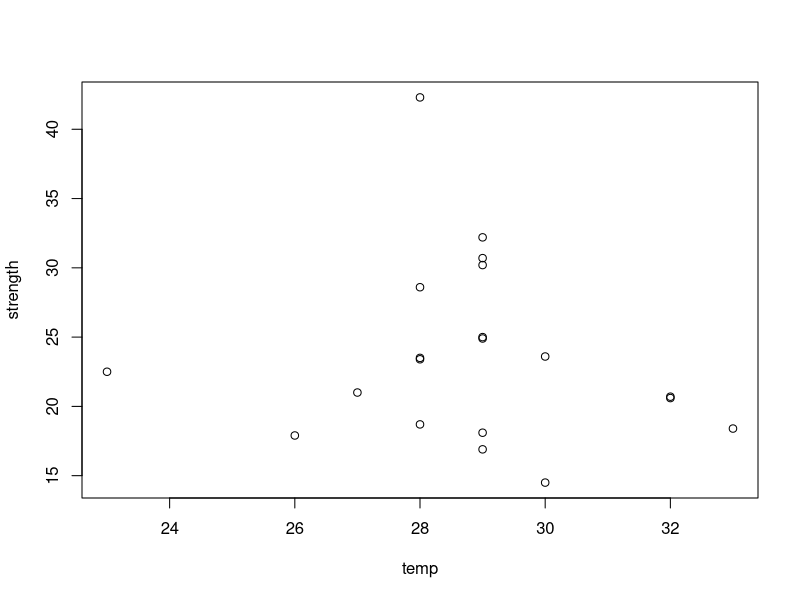
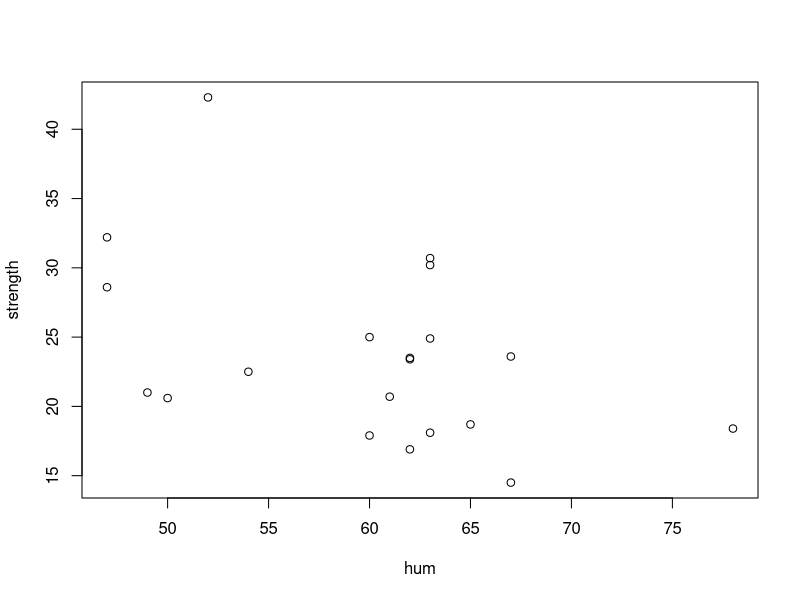
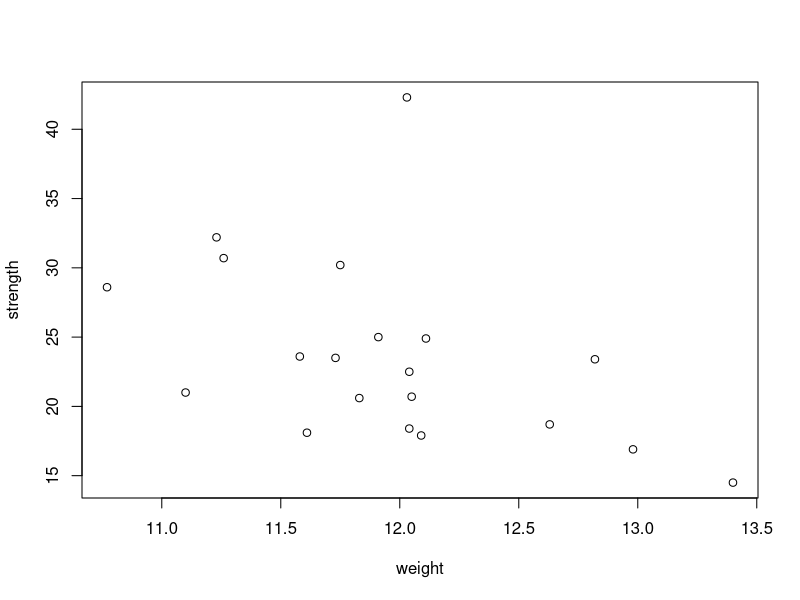
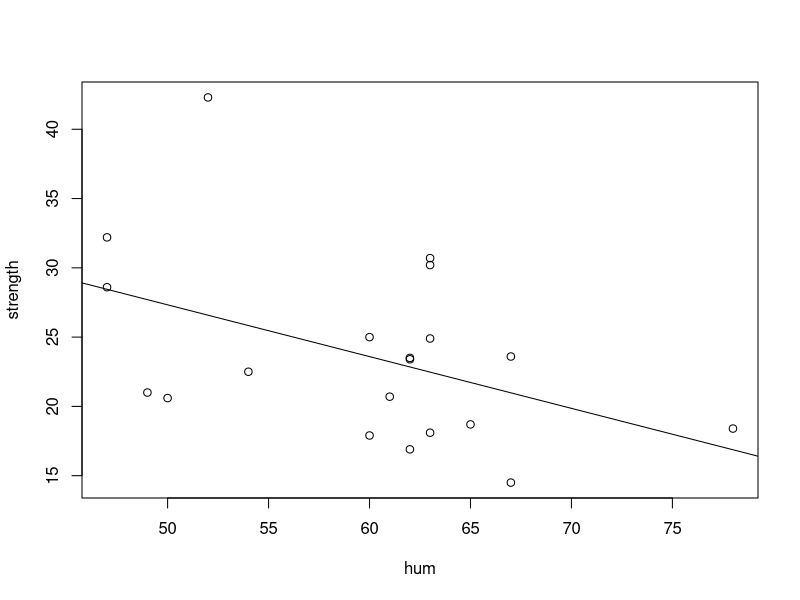
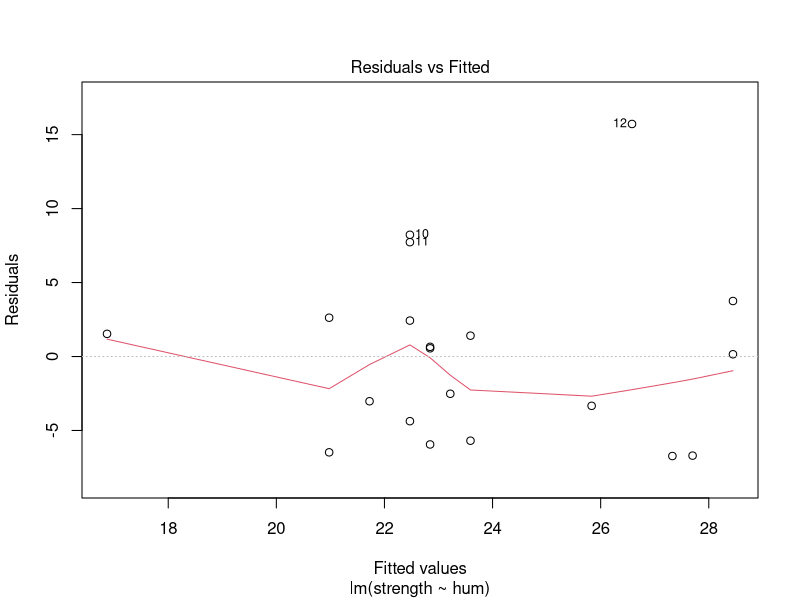
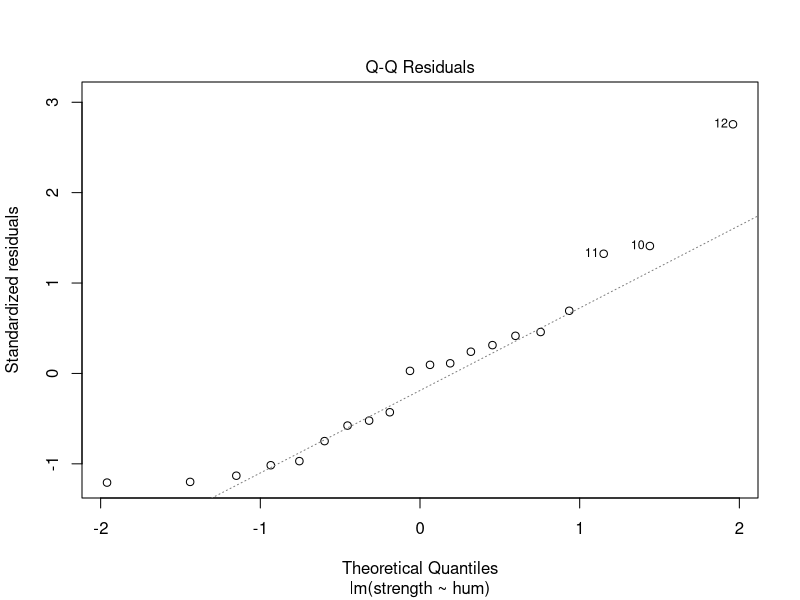
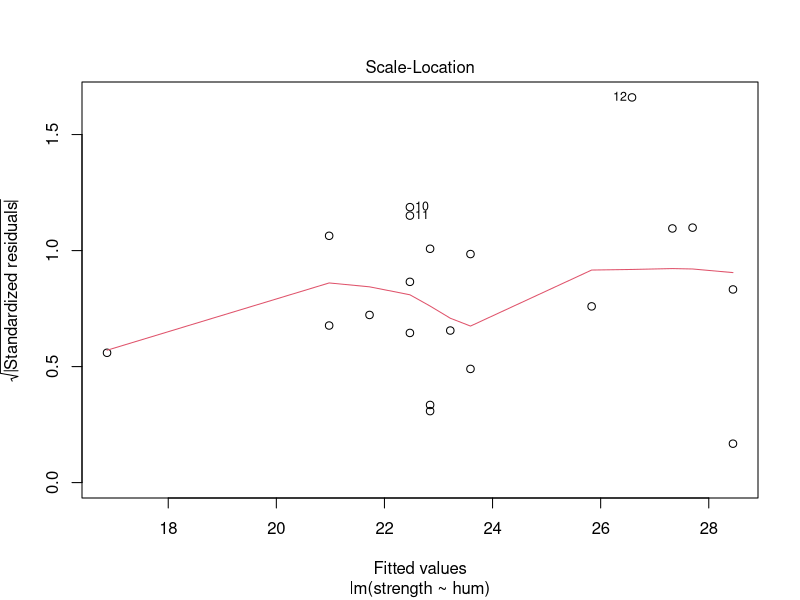
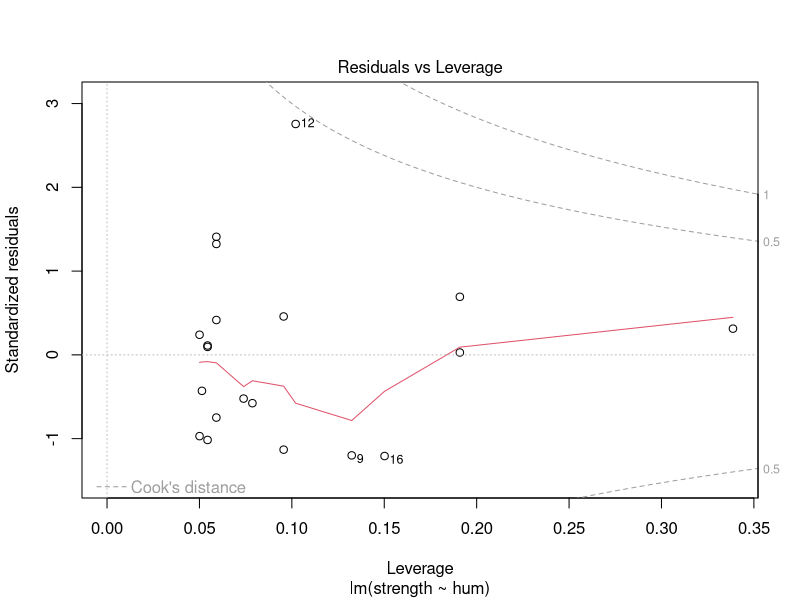

Recreate these plots in R, in order.
## ---- chunk 1
knitr::opts_chunk$set(echo = TRUE)
## ---- chunk 2
temp <- c(30,29,33,29,28,29,29,32,32,29,29,28,30,28,28,27,26,28,29,23)
hum <- c(67,63,78,62,47,47,60,61,50,63,63,52,67,62,65,49,60,62,63,54)
strength <- c(23.6, 18.1,18.4,16.9,28.6,32.2,25.0,20.7,20.6,30.7,30.2,42.3,14.5,23.4,18.7,21.0,17.9,23.5,24.9,22.5)
weight <- c(11.58, 11.61,12.04,12.98,10.77,11.23,11.91,12.05,11.83,11.26,11.75,12.03,13.40,12.82,12.63,11.10,12.09,11.73,12.11,12.04)

plot(strength ~ temp)
cor(strength, temp)
plot(strength ~ hum)
cor(strength, hum)
plot(strength ~ weight)
cor(strength, weight)
## ---- chunk 3
plot(strength ~ hum)
abline(lm(strength ~ hum))

fit = lm(strength ~ hum) # Fits the regression model
summary(fit) # To see all the good stuff
mean(residuals(fit)^2)
## ---- chunk 4
plot(lm(strength ~ hum))
## ---- chunk 5
allFit <- lm(strength ~ hum + temp + weight)
summary(allFit)
## ---- chunk 6
strFit <- lm(strength ~ weight)
summary(strFit)
